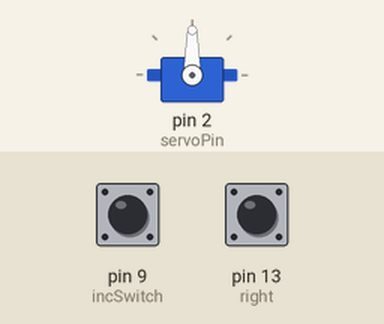
A sketch run on a simulated Arduino Uno, built with avr-gcc and run on an emulated ATmega328P. Parts: servo. The inputs (shaded band) are chosen by the test bench; at power-on: pin 9 (incSwitch) HIGH, pin 13 (right) HIGH.

Above: at 1.2 s.
1.3 s: pin 9 (incSwitch) pulled LOW for 1 s
At 3.4 s:
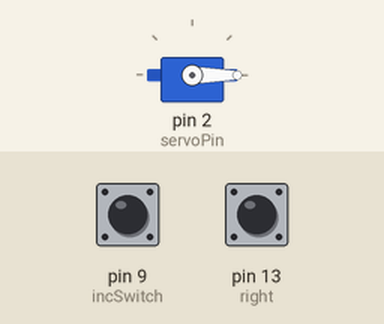
3.8 s: pin 13 (right) pulled LOW for 1 s
At 4.26 s:
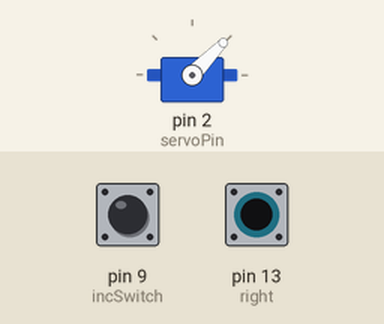
6.3 s: pin 9 (incSwitch) pulled LOW for 3.2 s
At 7.05 s:
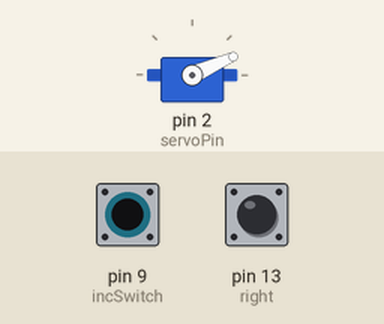
11.0 s: pin 13 (right) pulled LOW for 3.2 s
At 13.9 s:
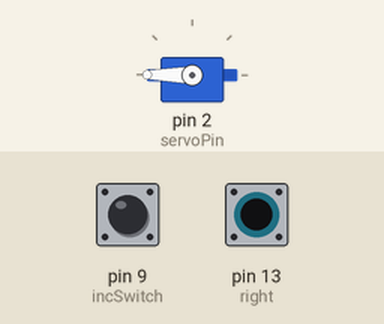
15.7 s: pin 9 (incSwitch) pulled LOW for 0.15 s
At 16.2 s:
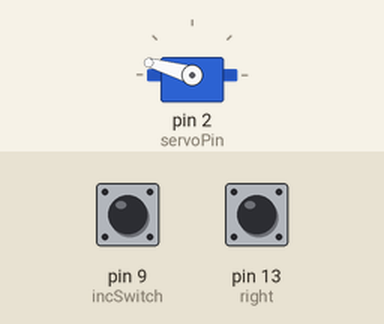
Timing chart, 0 to 18.3 s (numbered marks = the images above; inputs shaded):
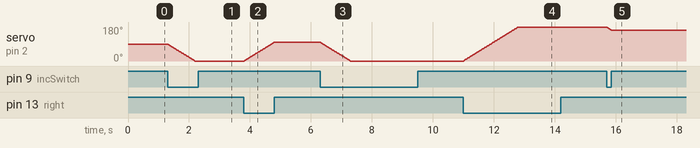

The sketch:

servo_button.ino
```cpp
#include <Servo.h>

int  incSwitch = 9;
int  right = 13;
int  servoPin = 2;

int angle = 90;
int change = 2; // this value determines how much the angle changes each time through the loop

Servo servo1;

void setup(){

 digitalWrite(incSwitch, HIGH); // set internal pull up resistors
 digitalWrite(right, HIGH);

 servo1.attach(servoPin);
}

void loop(){

 if( digitalRead(incSwitch) == LOW){    // here if increment switch pressed
   angle = angle - change;
 }
 if( digitalRead(right) == LOW){    // here if decrement switch pressed
   angle = angle + change;
 }
angle = constrain(angle, 0, 180); // limit value of angle
 servo1.write(angle);
 delay(20);
}
```

Measured:
- after the input at 1.3 s, servo on pin 2 (servoPin): moves from 90° to 0° over 0.88 s, starting at once
- after the input at 3.8 s, servo on pin 2 (servoPin): moves from 0° to 100° over 0.98 s, starting at once
- after the input at 6.3 s, servo on pin 2 (servoPin): moves from 100° to 0° over 0.98 s, starting at once
- after the input at 11.0 s, servo on pin 2 (servoPin): moves from 0° to 180° over 1.8 s, starting at once
- after the input at 15.7 s, servo on pin 2 (servoPin): 180° → 164° at once
